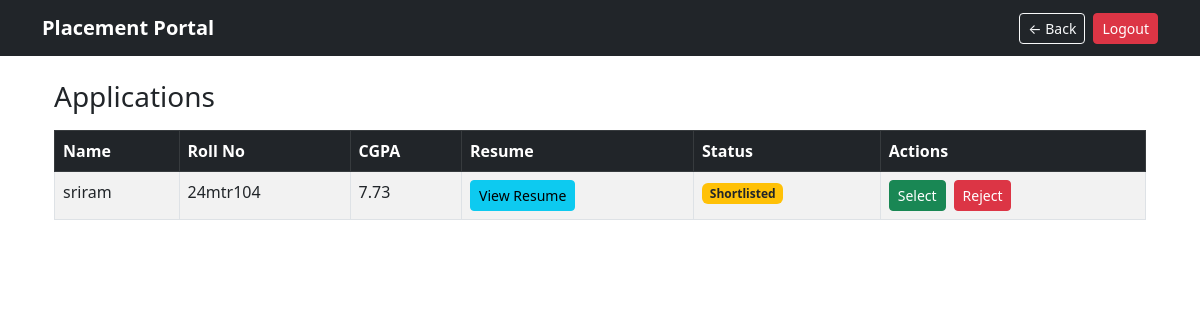
Page /company/drive/1/applicants (signed in) on the committed database.
### app/models.py (models this page shows)
class Application(db.Model):
    __tablename__='applications'
    id=db.Column(db.Integer,primary_key=True)
    student_id=db.Column(db.Integer,db.ForeignKey('students.id'))
    drive_id=db.Column(db.Integer,db.ForeignKey('placement_drives.id'))
    application_date=db.Column(db.DateTime,default=datetime.utcnow)
    status=db.Column(db.String(20),default='Applied')
    drive = db.relationship('PlacementDrive', backref='applications')
    student = db.relationship('Student', backref='student_applications')

class User(UserMixin,db.Model):
    __tablename__='users'
    id=db.Column(db.Integer,primary_key=True)
    name=db.Column(db.String(100),nullable=False)
    email=db.Column(db.String(100),unique=True,nullable=False)
    password=db.Column(db.String(200),nullable=False)
    role=db.Column(db.String(20),nullable=False)
    is_active=db.Column(db.Boolean,default=True)
    created_at=db.Column(db.DateTime,default=datetime.utcnow)

class Student(db.Model):
    __tablename__='students'
    id=db.Column(db.Integer,primary_key=True)
    user_id=db.Column(db.Integer,db.ForeignKey('users.id'))
    roll_no=db.Column(db.String(30),unique=True,nullable=False)
    cgpa=db.Column(db.Float,nullable=False)
    department=db.Column(db.String(100),nullable=False)
    resume=db.Column(db.String(200),nullable=True)
    user = db.relationship('User', backref=db.backref('student',uselist=False))

### app/blueprints/company.py (the view)
@company_bp.route('/drive/<int:id>/applicants',methods=['GET'])
@company_required
def application(id):
    applications=Application.query.filter_by(drive_id=id).all()
    return render_template('company/applicants.html',applications=applications)

### app/models.py (called while the page is built)
@login_manager.user_loader
def load_user(user_id):
    return User.query.get(int(user_id))

### app/utils.py (called while the page is built)
def company_required(f):
    @wraps(f)
    def decorated(*args, **kwargs):
        if not current_user.is_authenticated or current_user.role != 'company':
            return abort(403)
        return f(*args, **kwargs)
    return decorated

### app/templates/company/applicants.html (shortened to what this page needs)
{% extends 'base.html' %}
{% block content %}
<!DOCTYPE html>
<html>
<head>
    <link href="https://cdn.jsdelivr.net/npm/bootstrap@5.3.0/dist/css/bootstrap.min.css" rel="stylesheet">
</head>
<body>
<div class="container mt-4">
    <h3 class="mb-3">Applications</h3>
    <table class="table table-bordered table-striped table-hover">
        <thead class="table-dark">
            <tr>
                <th>Name</th>
                <th>Roll No</th>
                <th>CGPA</th>
                <th>Resume</th>
                <th>Status</th>
                <th>Actions</th>
            </tr>
        </thead>
        <tbody>
        {% for application in applications %}
            <tr>
                <td>
                    {{ application.student.user.name if application.student and application.student.user else 'N/A' }}
                </td>
                <td>{{ application.student.roll_no if application.student else 'N/A' }}</td>
                <td>{{ application.student.cgpa if application.student else 'N/A' }}</td>
                <td>
                    {% if application.student.resume %}
                    <a href="{{ url_for('static', filename='uploads/resumes/' + application.student.resume) }}"
                    target="_blank" class="btn btn-sm btn-info">
                    View Resume
                    </a>
                    {% else %}
                    <span class="text-muted">No Resume</span>
                    {% endif %}
                </td>
                <td>
                    <span class="badge
                        {% if application.status == 'selected' %} bg-success
                        {% elif application.status == 'rejected' %} bg-danger
                        {% elif application.status == 'shortlisted' %} bg-info
                        {% else %} bg-warning text-dark
                        {% endif %}">
                        {{ application.status }}
                    </span>
                </td>
                <td>
                    <div class="d-flex gap-2 flex-wrap">
                        {% set status = application.status.lower().strip() %}
                        {% if status == 'applied' %}
                            <form action="/company/applications/{{ application.id }}/shortlist" method="post">
                                <button class="btn btn-info btn-sm">Shortlist</button>
                            </form>
                            <form action="/company/applications/{{ application.id }}/select" method="post">
                                <button class="btn btn-success btn-sm">Select</button>
                            </form>
                            <form action="/company/applications/{{ application.id }}/reject" method="post">
                                <button class="btn btn-danger btn-sm">Reject</button>
                            </form>
                        {% elif status == 'shortlisted' %}
                            <form action="/company/applications/{{ application.id }}/select" method="post">
                                <button class="btn btn-success btn-sm">Select</button>
                            </form>
                            <form action="/company/applications/{{ application.id }}/reject" method="post">
                                <button class="btn btn-danger btn-sm">Reject</button>
                            </form>
                        {% elif status == 'selected' %}
                            <form action="/company/applications/{{ application.id }}/reject" method="post">
                                <button class="btn btn-danger btn-sm">Reject</button>
                            </form>
                        {% elif status == 'rejected' %}
                            <form action="/company/applications/{{ application.id }}/select" method="post">
                                <button class="btn btn-success btn-sm">Select</button>
                            </form>
                        {% endif %}
                    </div>
                </td>
            </tr>
        {% endfor %}
        </tbody>
    </table>
</div>
</body>
</html>
{% endblock %}

### rows in the picture
Application: student.user "sriram", student "24mtr104", student "7.73", status "Shortlisted"
